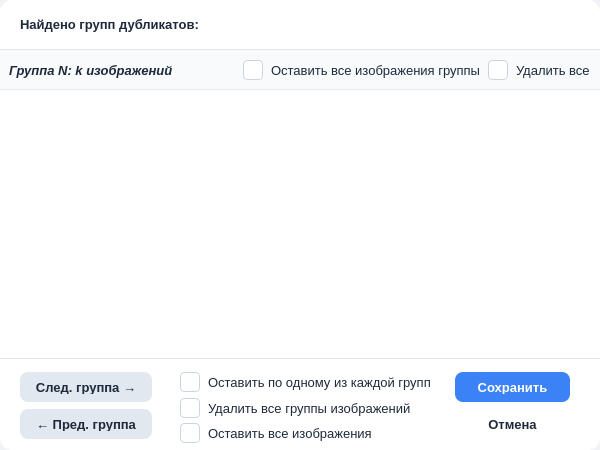
<?xml version="1.0" encoding="UTF-8"?>
<ui version="4.0">
 <class>Dialog</class>
 <widget class="QDialog" name="Dialog">
  <property name="geometry">
   <rect>
    <x>0</x>
    <y>0</y>
    <width>600</width>
    <height>450</height>
   </rect>
  </property>
  <property name="windowTitle">
   <string>Управление дубликатами</string>
  </property>
  <property name="styleSheet">
   <string notr="true">
    QDialog {
        background-color: #f0f2f5;
        font-family: 'Segoe UI', 'Microsoft YaHei', sans-serif;
    }
    QLabel {
        color: #1e293b;
        font-size: 13px;
        font-weight: 500;
    }
    QCheckBox {
        color: #1e293b;
        font-size: 13px;
        spacing: 8px;
    }
    QCheckBox::indicator {
        width: 18px;
        height: 18px;
        border-radius: 4px;
        border: 1px solid #cbd5e1;
        background-color: white;
    }
    QCheckBox::indicator:hover {
        border: 1px solid #94a3b8;
    }
    QCheckBox::indicator:checked {
        background-color: #3b82f6;
        border: 1px solid #3b82f6;
        image: none;
    }
    QPushButton {
        background-color: transparent;
        border: none;
        border-radius: 8px;
        padding: 8px 16px;
        font-size: 13px;
        font-weight: 500;
        color: #1e293b;
        min-width: 80px;
    }
    QPushButton:hover {
        background-color: #e2e8f0;
    }
    QPushButton:pressed {
        background-color: #cbd5e1;
    }
    QPushButton#save_button {
        background-color: #3b82f6;
        color: white;
    }
    QPushButton#save_button:hover {
        background-color: #2563eb;
    }
    QPushButton#cancel_button {
        background-color: transparent;
        color: #1e293b;
    }
    QPushButton#cancel_button:hover {
        background-color: #fee2e2;
        color: #dc2626;
    }
    QFrame#frame {
        background-color: white;
        border-bottom: 1px solid #e2e8f0;
        border-top-left-radius: 12px;
        border-top-right-radius: 12px;
    }
    QWidget#widget_3 {
        background-color: #f8fafc;
        border-bottom: 1px solid #e2e8f0;
    }
    QWidget#widget_2 {
        background-color: white;
        border-top: 1px solid #e2e8f0;
        border-bottom-left-radius: 12px;
        border-bottom-right-radius: 12px;
    }
    QScrollBar:vertical {
        background: #f1f5f9;
        width: 10px;
        border-radius: 5px;
        margin: 0px;
    }
    QScrollBar::handle:vertical {
        background: #cbd5e1;
        border-radius: 5px;
        min-height: 30px;
    }
    QScrollBar::handle:vertical:hover {
        background: #94a3b8;
    }
    QScrollBar::add-line:vertical, QScrollBar::sub-line:vertical {
        border: none;
        background: none;
    }
    QScrollBar:horizontal {
        background: #f1f5f9;
        height: 10px;
        border-radius: 5px;
        margin: 0px;
    }
    QScrollBar::handle:horizontal {
        background: #cbd5e1;
        border-radius: 5px;
        min-width: 30px;
    }
    QScrollBar::handle:horizontal:hover {
        background: #94a3b8;
    }
    QAbstractScrollArea {
        border: none;
        background-color: white;
    }
    QStackedWidget {
        background-color: white;
    }
    QPushButton#nextGroup_button, QPushButton#prevGroup_button {
        background-color: #e2e8f0;
        min-width: 100px;
    }
    QPushButton#nextGroup_button:hover, QPushButton#prevGroup_button:hover {
        background-color: #cbd5e1;
    }
   </string>
  </property>
  <layout class="QVBoxLayout" name="verticalLayout">
   <property name="spacing">
    <number>0</number>
   </property>
   <property name="leftMargin">
    <number>0</number>
   </property>
   <property name="topMargin">
    <number>0</number>
   </property>
   <property name="rightMargin">
    <number>0</number>
   </property>
   <property name="bottomMargin">
    <number>0</number>
   </property>
   <item>
    <widget class="QFrame" name="frame">
     <property name="minimumSize">
      <size>
       <width>600</width>
       <height>50</height>
      </size>
     </property>
     <property name="maximumSize">
      <size>
       <width>16777215</width>
       <height>60</height>
      </size>
     </property>
     <property name="frameShape">
      <enum>QFrame::StyledPanel</enum>
     </property>
     <property name="frameShadow">
      <enum>QFrame::Raised</enum>
     </property>
     <widget class="QLabel" name="groupCount_label">
      <property name="geometry">
       <rect>
        <x>20</x>
        <y>2</y>
        <width>251</width>
        <height>45</height>
       </rect>
      </property>
      <property name="font">
       <font>
        <pointsize>-1</pointsize>
        <bold>false</bold>
       </font>
      </property>
      <property name="text">
       <string>Найдено групп дубликатов: </string>
      </property>
     </widget>
    </widget>
   </item>
   <item>
    <widget class="QWidget" name="widget" native="true">
     <property name="minimumSize">
      <size>
       <width>580</width>
       <height>380</height>
      </size>
     </property>
     <layout class="QVBoxLayout" name="verticalLayout_2">
      <property name="spacing">
       <number>0</number>
      </property>
      <property name="leftMargin">
       <number>0</number>
      </property>
      <property name="topMargin">
       <number>0</number>
      </property>
      <property name="rightMargin">
       <number>0</number>
      </property>
      <property name="bottomMargin">
       <number>0</number>
      </property>
      <item>
       <widget class="QWidget" name="widget_3" native="true">
        <property name="minimumSize">
         <size>
          <width>600</width>
          <height>40</height>
         </size>
        </property>
        <property name="maximumSize">
         <size>
          <width>16777215</width>
          <height>50</height>
         </size>
        </property>
        <layout class="QHBoxLayout" name="horizontalLayout_2">
         <item>
          <widget class="QLabel" name="currentGroup_label">
           <property name="font">
            <font>
             <pointsize>-1</pointsize>
             <italic>true</italic>
             <bold>false</bold>
            </font>
           </property>
           <property name="text">
            <string>Группа N: k изображений</string>
           </property>
          </widget>
         </item>
         <item>
          <spacer name="horizontalSpacer">
           <property name="orientation">
            <enum>Qt::Horizontal</enum>
           </property>
           <property name="sizeHint" stdset="0">
            <size>
             <width>76</width>
             <height>20</height>
            </size>
           </property>
          </spacer>
         </item>
         <item>
          <widget class="QCheckBox" name="saveAll_oneGroup_checkBox">
           <property name="text">
            <string>Оставить все изображения группы</string>
           </property>
          </widget>
         </item>
         <item>
          <widget class="QCheckBox" name="deleteAll_oneGroup_checkBox">
           <property name="text">
            <string>Удалить все</string>
           </property>
          </widget>
         </item>
        </layout>
       </widget>
      </item>
      <item>
       <widget class="QStackedWidget" name="stackedWidget">
        <widget class="QWidget" name="page"/>
        <widget class="QWidget" name="page_2"/>
       </widget>
      </item>
      <item>
       <widget class="QWidget" name="widget_2" native="true">
        <property name="minimumSize">
         <size>
          <width>600</width>
          <height>90</height>
         </size>
        </property>
        <layout class="QHBoxLayout" name="horizontalLayout">
         <property name="spacing">
          <number>0</number>
         </property>
         <property name="leftMargin">
          <number>0</number>
         </property>
         <property name="topMargin">
          <number>2</number>
         </property>
         <property name="rightMargin">
          <number>0</number>
         </property>
         <property name="bottomMargin">
          <number>0</number>
         </property>
         <item>
          <widget class="QWidget" name="widget_5" native="true">
           <property name="minimumSize">
            <size>
             <width>160</width>
             <height>90</height>
            </size>
           </property>
           <property name="maximumSize">
            <size>
             <width>16777215</width>
             <height>90</height>
            </size>
           </property>
           <layout class="QVBoxLayout" name="verticalLayout_3">
            <property name="spacing">
             <number>8</number>
            </property>
            <property name="leftMargin">
             <number>20</number>
            </property>
            <property name="topMargin">
             <number>12</number>
            </property>
            <property name="rightMargin">
             <number>0</number>
            </property>
            <property name="bottomMargin">
             <number>12</number>
            </property>
            <item>
             <widget class="QPushButton" name="nextGroup_button">
              <property name="minimumSize">
               <size>
                <width>132</width>
                <height>30</height>
               </size>
              </property>
              <property name="maximumSize">
               <size>
                <width>115</width>
                <height>30</height>
               </size>
              </property>
              <property name="text">
               <string>След. группа →</string>
              </property>
             </widget>
            </item>
            <item>
             <widget class="QPushButton" name="prevGroup_button">
              <property name="minimumSize">
               <size>
                <width>132</width>
                <height>30</height>
               </size>
              </property>
              <property name="maximumSize">
               <size>
                <width>115</width>
                <height>30</height>
               </size>
              </property>
              <property name="text">
               <string>← Пред. группа</string>
              </property>
             </widget>
            </item>
           </layout>
          </widget>
         </item>
         <item>
          <widget class="QWidget" name="widget_4" native="true">
           <property name="minimumSize">
            <size>
             <width>270</width>
             <height>90</height>
            </size>
           </property>
           <property name="maximumSize">
            <size>
             <width>16777215</width>
             <height>90</height>
            </size>
           </property>
           <layout class="QVBoxLayout" name="verticalLayout_5">
            <property name="spacing">
             <number>6</number>
            </property>
            <property name="leftMargin">
             <number>20</number>
            </property>
            <property name="topMargin">
             <number>10</number>
            </property>
            <property name="rightMargin">
             <number>20</number>
            </property>
            <property name="bottomMargin">
             <number>10</number>
            </property>
            <item>
             <widget class="QCheckBox" name="saveOne_allGroups_checkBox">
              <property name="minimumSize">
               <size>
                <width>250</width>
                <height>25</height>
               </size>
              </property>
              <property name="maximumSize">
               <size>
                <width>250</width>
                <height>25</height>
               </size>
              </property>
              <property name="text">
               <string>Оставить по одному из каждой группы</string>
              </property>
             </widget>
            </item>
            <item>
             <widget class="QCheckBox" name="deleteAll_allGroups_checkBox">
              <property name="minimumSize">
               <size>
                <width>250</width>
                <height>25</height>
               </size>
              </property>
              <property name="maximumSize">
               <size>
                <width>250</width>
                <height>25</height>
               </size>
              </property>
              <property name="text">
               <string>Удалить все группы изображений</string>
              </property>
             </widget>
            </item>
            <item>
             <widget class="QCheckBox" name="saveAll_allGroups_checkBox">
              <property name="minimumSize">
               <size>
                <width>250</width>
                <height>25</height>
               </size>
              </property>
              <property name="maximumSize">
               <size>
                <width>250</width>
                <height>25</height>
               </size>
              </property>
              <property name="text">
               <string>Оставить все изображения</string>
              </property>
             </widget>
            </item>
           </layout>
          </widget>
         </item>
         <item>
          <widget class="QWidget" name="widget_6" native="true">
           <property name="minimumSize">
            <size>
             <width>170</width>
             <height>90</height>
            </size>
           </property>
           <property name="maximumSize">
            <size>
             <width>16777215</width>
             <height>90</height>
            </size>
           </property>
           <layout class="QVBoxLayout" name="verticalLayout_4">
            <property name="spacing">
             <number>8</number>
            </property>
            <property name="leftMargin">
             <number>25</number>
            </property>
            <property name="topMargin">
             <number>12</number>
            </property>
            <property name="rightMargin">
             <number>0</number>
            </property>
            <property name="bottomMargin">
             <number>12</number>
            </property>
            <item>
             <widget class="QPushButton" name="save_button">
              <property name="minimumSize">
               <size>
                <width>112</width>
                <height>30</height>
               </size>
              </property>
              <property name="maximumSize">
               <size>
                <width>115</width>
                <height>30</height>
               </size>
              </property>
              <property name="font">
               <font>
                <pointsize>-1</pointsize>
                <bold>false</bold>
               </font>
              </property>
              <property name="text">
               <string>Сохранить</string>
              </property>
             </widget>
            </item>
            <item>
             <widget class="QPushButton" name="cancel_button">
              <property name="minimumSize">
               <size>
                <width>112</width>
                <height>30</height>
               </size>
              </property>
              <property name="maximumSize">
               <size>
                <width>115</width>
                <height>30</height>
               </size>
              </property>
              <property name="text">
               <string>Отмена</string>
              </property>
             </widget>
            </item>
           </layout>
          </widget>
         </item>
        </layout>
       </widget>
      </item>
     </layout>
    </widget>
   </item>
  </layout>
 </widget>
 <resources/>
 <connections/>
</ui>
